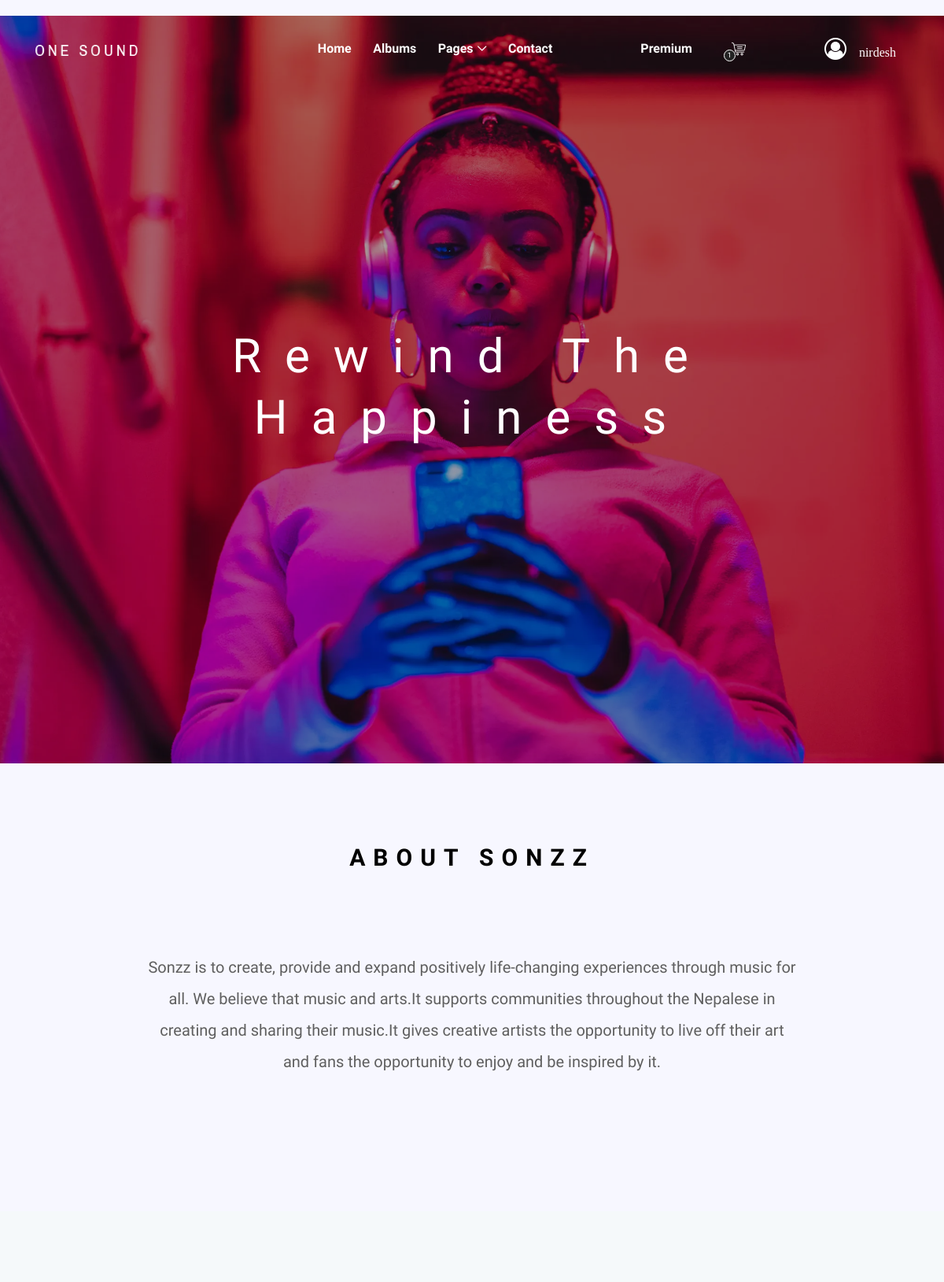
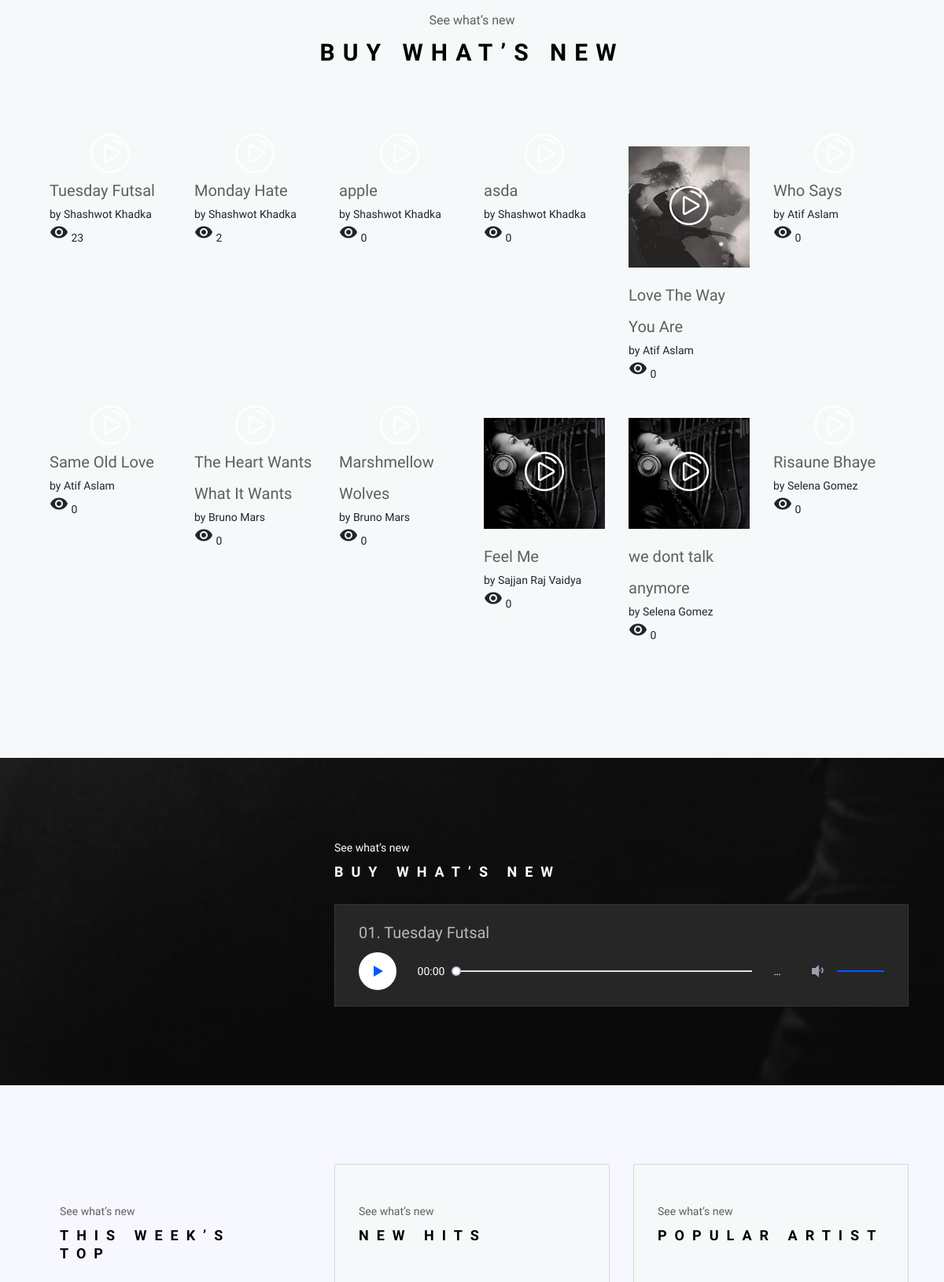
/user/mainpage.php (signed in, upper part), run on the app's committed database (2 pictures, top to bottom).
### tables this page shows
CREATE TABLE `song` (
  `song_id` int(100) NOT NULL,
  `artist_id` int(100) DEFAULT NULL,
  `album_id` int(50) NOT NULL,
  `genre_id` int(50) NOT NULL,
  `song_title` varchar(100) NOT NULL,
  `duration` int(50) NOT NULL,
  `song` text NOT NULL,
  `image` varchar(100) NOT NULL,
  `view_count` int(11) NOT NULL
);

CREATE TABLE `artist` (
  `artist_id` int(100) NOT NULL,
  `first_name` varchar(50) NOT NULL,
  `last_name` varchar(50) NOT NULL,
  `email` varchar(50) NOT NULL,
  `password` varchar(100) NOT NULL,
  `address` varchar(50) NOT NULL,
  `bio` varchar(500) NOT NULL,
  `picture` varchar(50) NOT NULL
);

### user/mainpage.php (the view, shortened to what this page needs)
<?php
  if(isset($_SESSION['user_id']) && isset($_SESSION['fname'])){
?>
<!DOCTYPE html>
<html lang="en">
<head>
    <link rel="stylesheet" href="https://cdnjs.cloudflare.com/ajax/libs/font-awesome/4.7.0/css/font-awesome.min.css">
    <link rel="stylesheet" href="../style.css">
</head>
<body>
    <header class="header-area">
        <div class="oneMusic-main-menu">
            <div class="classy-nav-container breakpoint-off">
                <div class="container">
                    <nav class="classy-navbar justify-content-between" id="oneMusicNav">
                        <a href="index.html" class="nav-brand"><img src="img/core-img/logo.png" alt=""></a>
                        <div class="classy-menu">
                            <div class="classynav">
                                <ul>
                                    <li><a href="index.html">Home</a></li>
                                    <li><a href="albums-store.html">Albums</a></li>
                                    <li><a href="#">Pages</a>
                                    </li>
                                    <li><a href="contact.html">Contact</a></li>
                                </ul>
                                <div class="login-register-cart-button d-flex align-items-center">
                                    <div class="login-register-btn mr-50">
                                        <a href="premium.php" id="loginBtn">Premium</a>
                                    </div>
                                    <div class="cart-btn">
                                        <p><span class="icon-shopping-cart"></span> <span class="quantity">1</span></p>
                                    </div>
                                </div>
                                <div class="login-register-cart-button d-flex align-items-center">
                                    <div class="dropdown">
                                    <i class="fa fa-user-circle-o fa-2x" aria-hidden="true" style="color:white;"><span class="dropbtn "><?php echo $_SESSION['fname']?></span></i>
                                        </div>
                                </div>
                            </div>
                        </div>
                    </nav>
                </div>
            </div>
        </div>
    </header>
    <section class="hero-area">
        <div class="hero-slides owl-carousel">
            <div class="single-hero-slide d-flex align-items-center justify-content-center">
                <div class="slide-img bg-img" style="background-image: url(img/bg-img/bg-1.jpg);"></div>
                <div class="container">
                    <div class="row">
                        <div class="col-12">
                            <div class="hero-slides-content text-center">
                                <h2 data-animation="fadeInUp" data-delay="300ms">Rewind The Happiness <span>Rewind The Happiness </span></h2>
                            </div>
                        </div>
                    </div>
                </div>
            </div>
    </section>
    <section class="latest-albums-area section-padding-100">
        <div class="container">
            <div class="row">
                <div class="col-12">
                    <div class="section-heading style-2">
                        <h2>About Sonzz</h2>
                    </div>
                </div>
            </div>
            <div class="row justify-content-center">
                <div class="col-12 col-lg-9">
                    <div class="ablums-text text-center mb-70">
                        <p>Sonzz is to create, provide and expand positively life-changing experiences through music for all. We believe that music and arts.It supports communities throughout the Nepalese in creating and sharing their music.It gives creative artists the opportunity to live off their art and fans the opportunity to enjoy and be inspired by it.</p>
                    </div>
                </div>
            </div>
    </section>
    <section class="oneMusic-buy-now-area has-fluid bg-gray section-padding-100">
        <div class="container-fluid">
            <div class="row">
                <div class="col-12">
                    <div class="section-heading style-2">
                        <p>See what’s new</p>
                        <h2>Buy What’s New</h2>
                    </div>
                </div>
            </div>
            <div class="row">
            <?php
                include_once "../connection.php";
                $sql="SELECT * FROM song  join artist on 	song.artist_id=artist.artist_id ORDER BY song_id DESC LIMIT 0,12";
                $result = mysqli_query($conn, $sql);
                while($row = mysqli_fetch_array($result)){
            ?>
                <div class="col-12 col-sm-6 col-md-4 col-lg-2">
                    <div class="single-album-area wow fadeInUp" data-wow-delay="100ms">
                        <div class="album-thumb">
                            <img src="http://localhost/Sonzz/one-music-gh-pages/artist/<?php echo $row['image'];?>" height ="200"alt="">
                            <div class="play-icon">
                                <a href="<?php echo '../player/player.php?songid='.$row['song_id']; ?>" class="video--play--btn">
                                    <span class="icon-play-button">
                                    </span>
                                </a>
                            </div>
                        </div>
                        <div class="album-info">
                            <p><?php echo $row['song_title']?></p>
                            <span class="grey-text">
                                by <?php echo $row['first_name']; ?> <?php echo $row['last_name']; ?>
                            </span><br>
                            <span>
                                <i class="material-icons">visibility </i>
                                <?php echo $row['view_count']; ?>
                            </span>
                        </div>
                    </div>
                </div>
                <?php } ?>
        </div>
    </section>
    <section class="featured-artist-area section-padding-100 bg-img bg-overlay bg-fixed" style="background-image: url(img/bg-img/bg-4.jpg);">
        <div class="container">
            <div class="row align-items-end">
                <div class="col-12 col-md-5 col-lg-4">
                <?php
                            $sql1="SELECT * FROM song ORDER BY song_id DESC LIMIT 1";
                            $result = mysqli_query($conn, $sql1);
                            while($row = mysqli_fetch_array($result)){
                        ?>
                    <div class="featured-artist-thumb">
                    </div>
                </div>
                <div class="col-12 col-md-7 col-lg-8">
                    <div class="featured-artist-content">
                        <div class="section-heading white text-left mb-30">
                            <p>See what’s new</p>
                            <h2>Buy What’s New</h2>
                        </div>
                        <div class="song-play-area">
                            <div class="song-name">
                                <p>01. <?php echo $row['song_title'];?></p>
                            </div>
                                <source src="http://localhost/Sonzz/one-music-gh-pages/artist/<?php echo $row['song'] ;}?>">
                        </div>
                    </div>
                </div>
            </div>
        </div>
    </section>
    <section class="miscellaneous-area section-padding-100-0">
        <div class="container">
            <div class="row">
                <div class="col-12 col-lg-4">
                    <div class="weeks-top-area mb-100">
                        <div class="section-heading text-left mb-50 wow fadeInUp" data-wow-delay="50ms">
                            <p>See what’s new</p>
                            <h2>This week’s top</h2>
                        </div>
                    </div>
                </div>
                <div class="col-12 col-lg-4">
                    <div class="new-hits-area mb-100">
                        <div class="section-heading text-left mb-50 wow fadeInUp" data-wow-delay="50ms">
                            <p>See what’s new</p>
                            <h2>New Hits</h2>
                        </div>
                    </div>
                </div>
                <div class="col-12 col-lg-4">
                    <div class="popular-artists-area mb-100">
                        <div class="section-heading text-left mb-50 wow fadeInUp" data-wow-delay="50ms">
                            <p>See what’s new</p>
                            <h2>Popular Artist</h2>
                        </div>
                    </div>
                </div>
            </div>
        </div>
    </section>
</body>
</html>
<?php
  }
  else{
  echo("error");
  }
?>

### css/classy-nav.css (style rules this page uses)
* { margin: 0; padding: 0; }
body { font-family: "Roboto", sans-serif; }
ul, ol { margin: 0; }
ul li, ol li { list-style: none; }
img { height: auto; max-width: 100%; }
.bg-img { background-position: center center; background-size: cover; background-repeat: no-repeat; }
.classy-nav-container { position: relative; z-index: 100; background-color: #ffffff; }
.classy-nav-container * { box-sizing: border-box; }
.classy-nav-container a { -webkit-transition-duration: 500ms; transition-duration: 500ms; text-decoration: none; outline: none; font-size: 14px; font-weight: 400; color: #232323; display: inline-block; }
.justify-content-between { -webkit-box-pack: justify; -ms-flex-pack: justify; justify-content: space-between; }
.justify-content-center { -webkit-box-pack: center; -ms-flex-pack: center; justify-content: center; }
.classy-navbar { width: 100%; height: 70px; padding: 0.5em 2em; display: -webkit-box; display: -ms-flexbox; display: flex; -webkit-box-align: center; -ms-flex-align: center; -ms-grid-row-align: center; align-items: center; }
.classy-navbar .nav-brand { font-size: 26px; font-weight: 500; color: #565656; display: inline-block; margin-right: 30px; }
.classynav ul li { display: inline-block; clear: both; position: inherit; z-index: 10; }
.classynav ul li.cn-dropdown-item { position: relative; z-index: 10; }
.classynav ul li a { padding: 0 12px; display: block; height: 35px; font-size: 14px; line-height: 34px; }
.classynav ul li.megamenu-item > a:after, .classynav ul li.has-down > a:after { font-family: 'classyfonts'; content: "\e900"; font-size: 12px; color: #000000; padding-left: 5px; -webkit-transition-duration: 500ms; transition-duration: 500ms; }
.breakpoint-off .classynav { display: -webkit-box; display: -ms-flexbox; display: flex; -webkit-box-align: center; -ms-flex-align: center; -ms-grid-row-align: center; align-items: center; }

### user/mainpage.php (style rules this page uses)
.dropbtn { background-color: none; color:white; padding: 16px; font-size: 16px; border: none; opacity: 1; }
.dropdown { position: relative; }

### data on the page
song: song_title "Tuesday Futsal", artist.first_name "Shashwot", artist.last_name "Khadka", view_count "23"
song: song_title "Monday Hate", artist.first_name "Shashwot", artist.last_name "Khadka", view_count "2"
song: song_title "apple", artist.first_name "Shashwot", artist.last_name "Khadka", view_count "0"
song: song_title "asda", artist.first_name "Shashwot", artist.last_name "Khadka", view_count "0"
song: image (picture), song_title "Love The Way You Are", artist.first_name "Atif", artist.last_name "Aslam", view_count "0"
song: song_title "Who Says", artist.first_name "Atif", artist.last_name "Aslam", view_count "0"
song: song_title "Same Old Love", artist.first_name "Atif", artist.last_name "Aslam", view_count "0"
song: song_title "The Heart Wants What It Wants", artist.first_name "Bruno", artist.last_name "Mars", view_count "0"
song: song_title "Marshmellow Wolves", artist.first_name "Bruno", artist.last_name "Mars", view_count "0"
song: image (picture), song_title "Feel Me", artist.first_name "Sajjan Raj", artist.last_name "Vaidya", view_count "0"
song: image (picture), song_title "we dont talk anymore", artist.first_name "Selena", artist.last_name "Gomez", view_count "0"
song: song_title "Risaune Bhaye", artist.first_name "Selena", artist.last_name "Gomez", view_count "0"

### other printed values
$_SESSION['fname'] "nirdesh"
